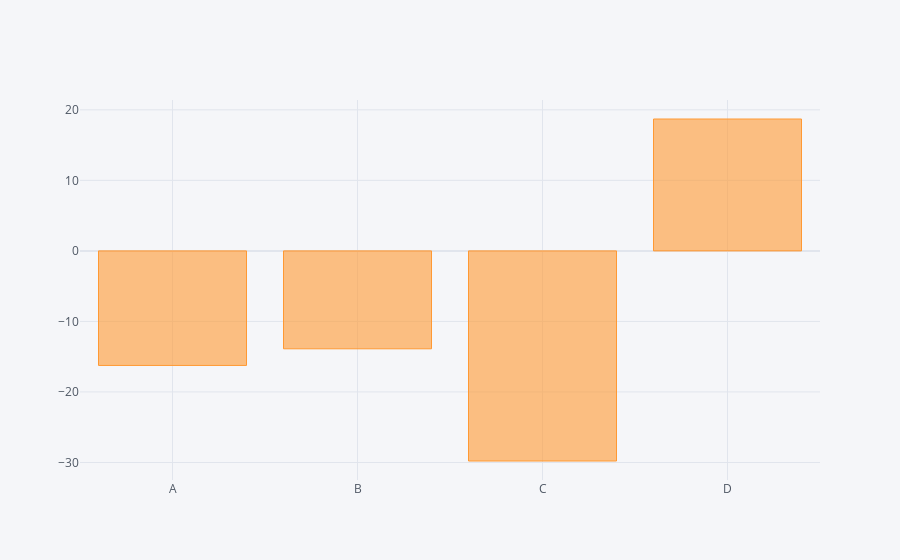

Notebook code cell kept with this figure:
### Code cell
df.sum().iplot(kind="bar")

### Figure 1 — Plotly figure (JSON) as saved in the notebook; plotly's stock layout.template omitted (floating-point values rounded to 4 significant figures)
{"data": [{"marker": {"color": "rgba(255, 153, 51, 0.6)", "line": {"color": "rgba(255, 153, 51, 1.0)", "width": 1}}, "name": "None", "orientation": "v", "text": "", "type": "bar", "x": ["A", "B", "C", "D"], "y": [-16.24, -13.88, -29.79, 18.7]}], "layout": {"legend": {"bgcolor": "#F5F6F9", "font": {"color": "#4D5663"}}, "paper_bgcolor": "#F5F6F9", "plot_bgcolor": "#F5F6F9", "title": {"font": {"color": "#4D5663"}}, "xaxis": {"gridcolor": "#E1E5ED", "showgrid": true, "tickfont": {"color": "#4D5663"}, "title": {"font": {"color": "#4D5663"}, "text": ""}, "zerolinecolor": "#E1E5ED"}, "yaxis": {"gridcolor": "#E1E5ED", "showgrid": true, "tickfont": {"color": "#4D5663"}, "title": {"font": {"color": "#4D5663"}, "text": ""}, "zerolinecolor": "#E1E5ED"}}}
